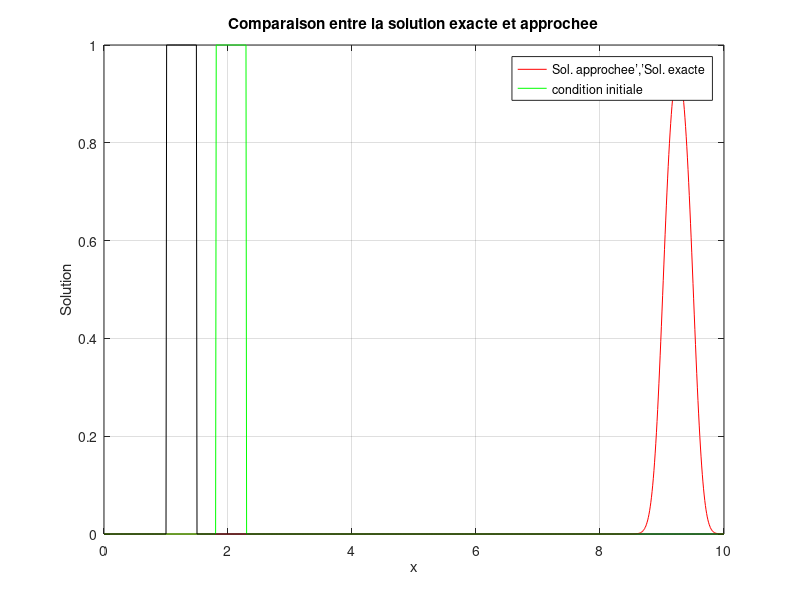

MATLAB code to generate this figure:
V=0.8;
L = 10;
T = 1;
dt = 0.01;
dx = 0.01;
x = 0:dx:L;
t = 0:dt:T;
s = V*dt/dx;
u0 = double((x>1) & (x<1.5));
u=u0;
N = length(x);

for n=1:N
   uold = u;
   u(2:N) = uold(2:N)-s*(uold(2:N)-uold(1:N-1));
   u(1)=u(N);
        

end

condit = @(x) double((x>1) & (x<1.5));
uexact = condit(x-V*T);


plot(x,u,'r',x,uexact,'g',x,u0,'k'), grid on
title('Comparaison entre la solution exacte et approchee')
legend('Sol. approchee’,’Sol. exacte','condition initiale')
xlabel('x')
ylabel('Solution')






        
        
        